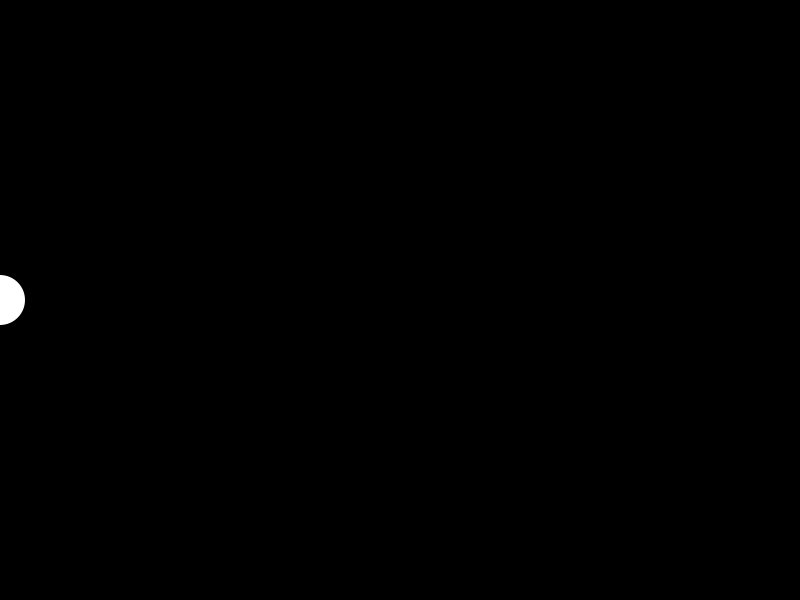
Frame 1 (no input)
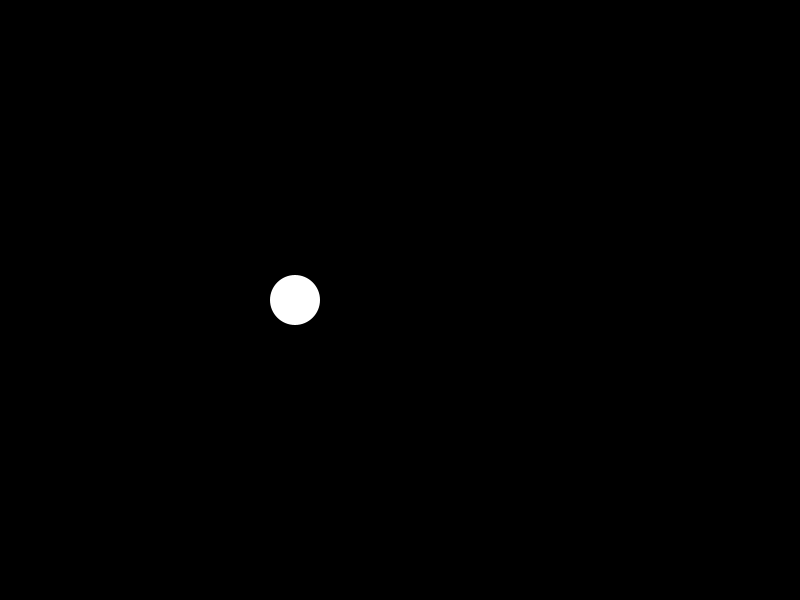
Frame 60 (the mouse pressed at the canvas centre just before this capture)
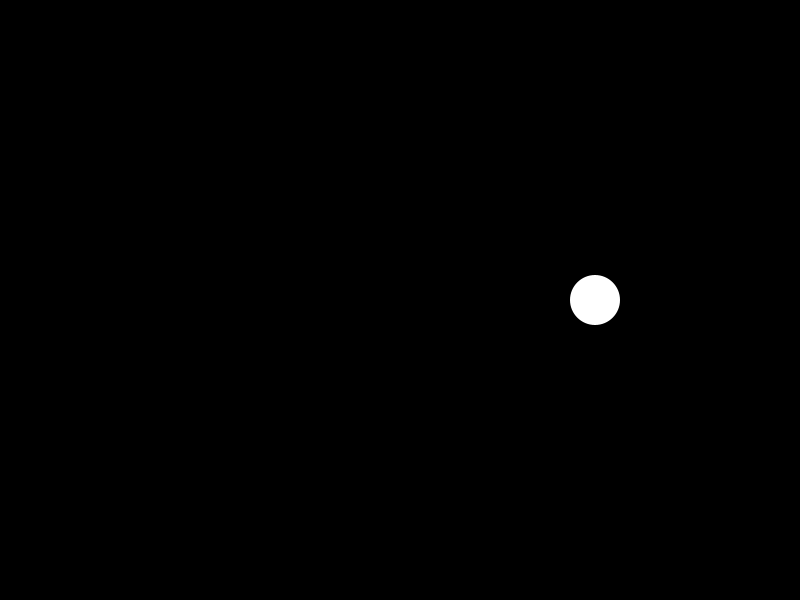
Frame 120 (the mouse held since frame 60 and released just before this capture)

The Processing sketch that drew these frames (run headless with seeded random() and noise(); from frame 60 on, the mouse is pressed at the canvas centre):

// Processing sketch: Circle
// ── Circle.pde
float dx = 0;
float sx = 5;
 void setup()
 {
   size(800,600);
 }
 void draw()
 {
   noStroke();
   fill(0,0,0);
   rect(0,0,width,height);
   fill(255);
   circle(dx,height/2,50);
   dx=dx+sx;
   if(dx > 800 || dx < 0)
 {
 sx = sx * (-1);
 }
 println(dx);
 }
   
